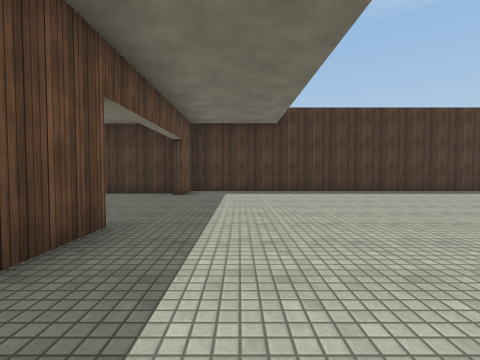
[1] (above)

16 first-person views from a walk through a scene from a Unity 3-D project. The camera is 1.3 m above the floor, tilts 2° down and sees 85° across. The floor is counted in squares, 2 m on a side. Each view is taken from the middle of a square. On the plan, view 1 faces up. The plan holds only what a view shows up to about 9 squares ahead; the rest is blank. The place goes on beyond the plan. Some animated figures are not drawn. Surface patterns are stand-ins for the level's own textures.

[2]
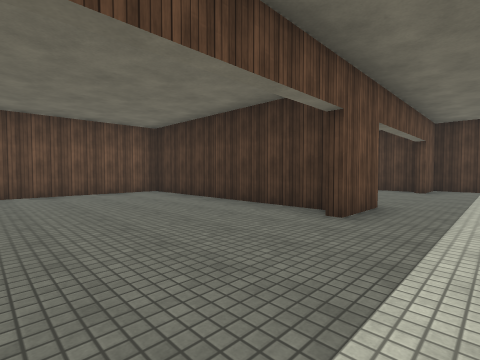

[3]
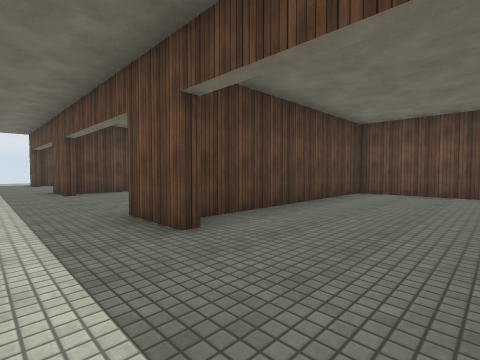

[4]
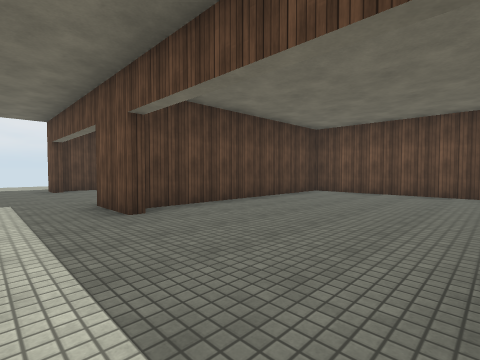

[5]
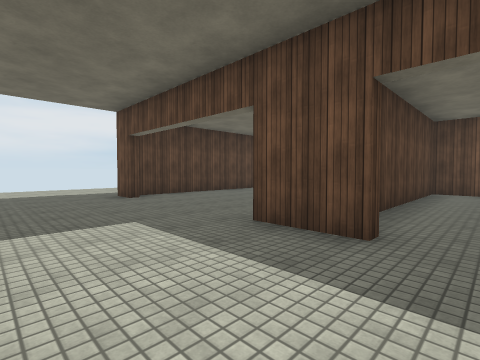

[6]
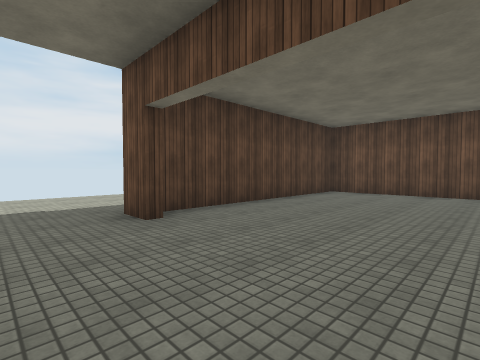

[7]
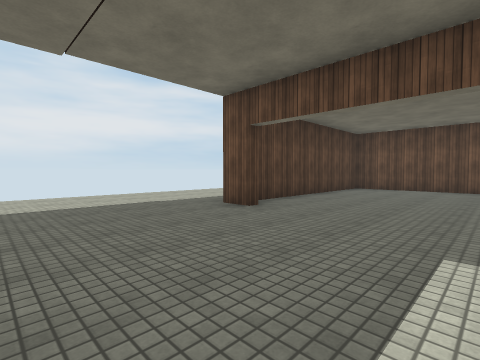

[8]
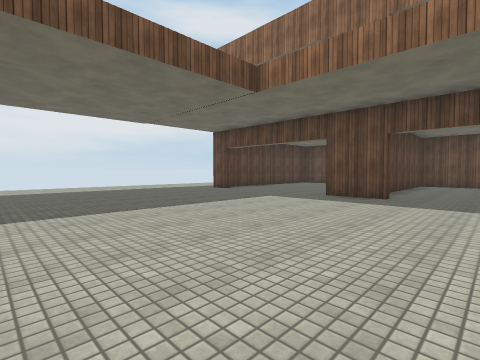

[9]
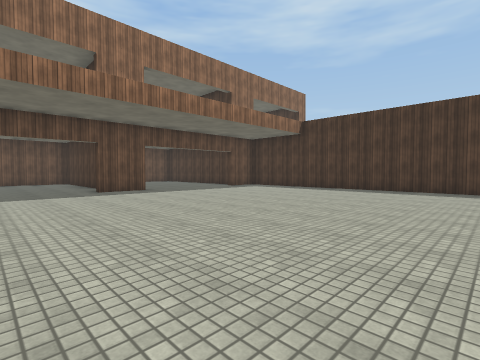

[10]
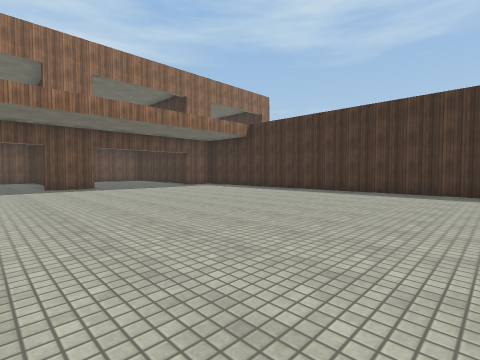

[11]
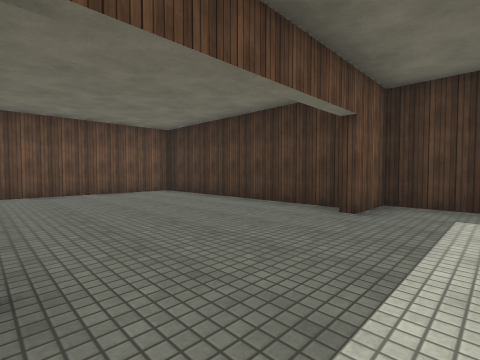

[12]
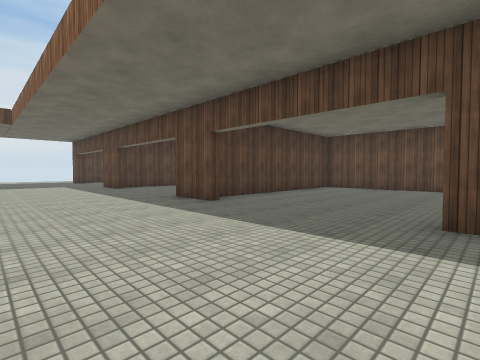

[13]
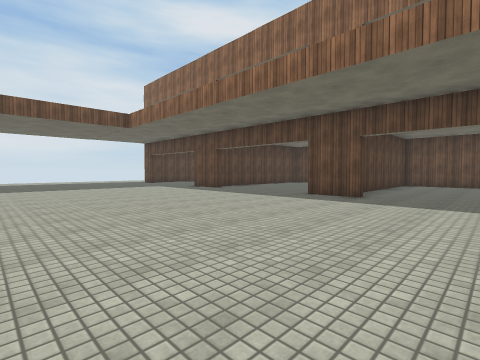

[14]
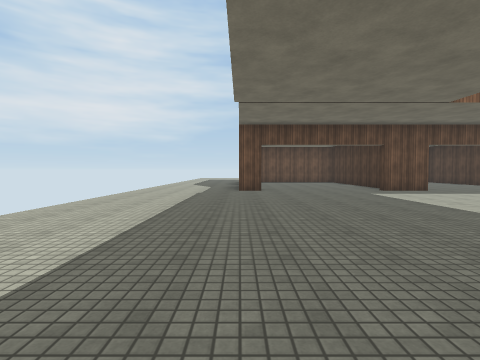

[15]
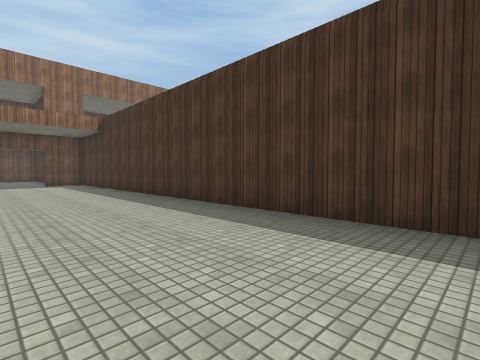

[16]
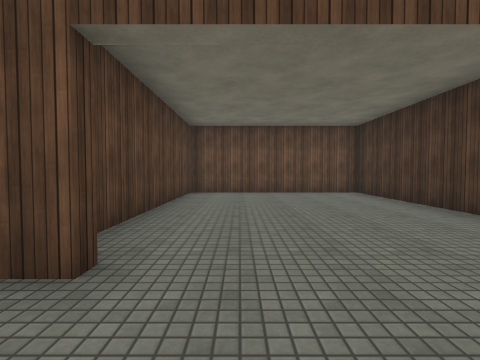

### Floor plan
Points are (right, up) in squares from view 1. A wall is a line through its corners. A room is listed if a view was taken in it or the views show most of it. See-through windows are left out.
Room 1 (views 1, 2, 3, 4, 5, 6, 7, 8, 9, 10, 11, 12, 13, 14, 15, 16)
walls: (-1.6, -2.4) (-1.6, -3.9); (-1.6, -7.8) (-1.6, -9.4); (-2, 2.1) (-7.9, 2.1) (-7.9, -2.9) (-2.1, -2.9); (-1.6, 3.1) (-1.6, 1.5); (-1.6, -13.2) (-1.6, -14.1); (-7.9, -4.2) (-7.9, -8.3) (-1.9, -8.3); (-1.9, 7.5) (-7.9, 7.5) (-7.9, 2.5) (-2.6, 2.5); (-7.9, -10.2) (-7.9, -13.8) (-1.9, -13.8); (11.9, 8.4) (-1.6, 8.4) (-1.6, 7)
ways out: opening at (-1.3, -16)

Positions as (right, up) in squares from view 1, and headings:
1: (0, 0), facing up
2: (0, -2), facing up-left
3: (0, 0), facing down-left
4: (0, -4), facing down-left
5: (1, -7), facing down-left
6: (0, -10), facing down-left
7: (2, -10), facing down-left
8: (5, -6), facing down-left
9: (7, -1), facing up-left
10: (9, 0), facing up-left
11: (0, 3), facing up-left
12: (2, 2), facing down-left
13: (5, 0), facing down-left
14: (7, -14), facing left
15: (12, 5), facing up-left
16: (0, 4), facing left
